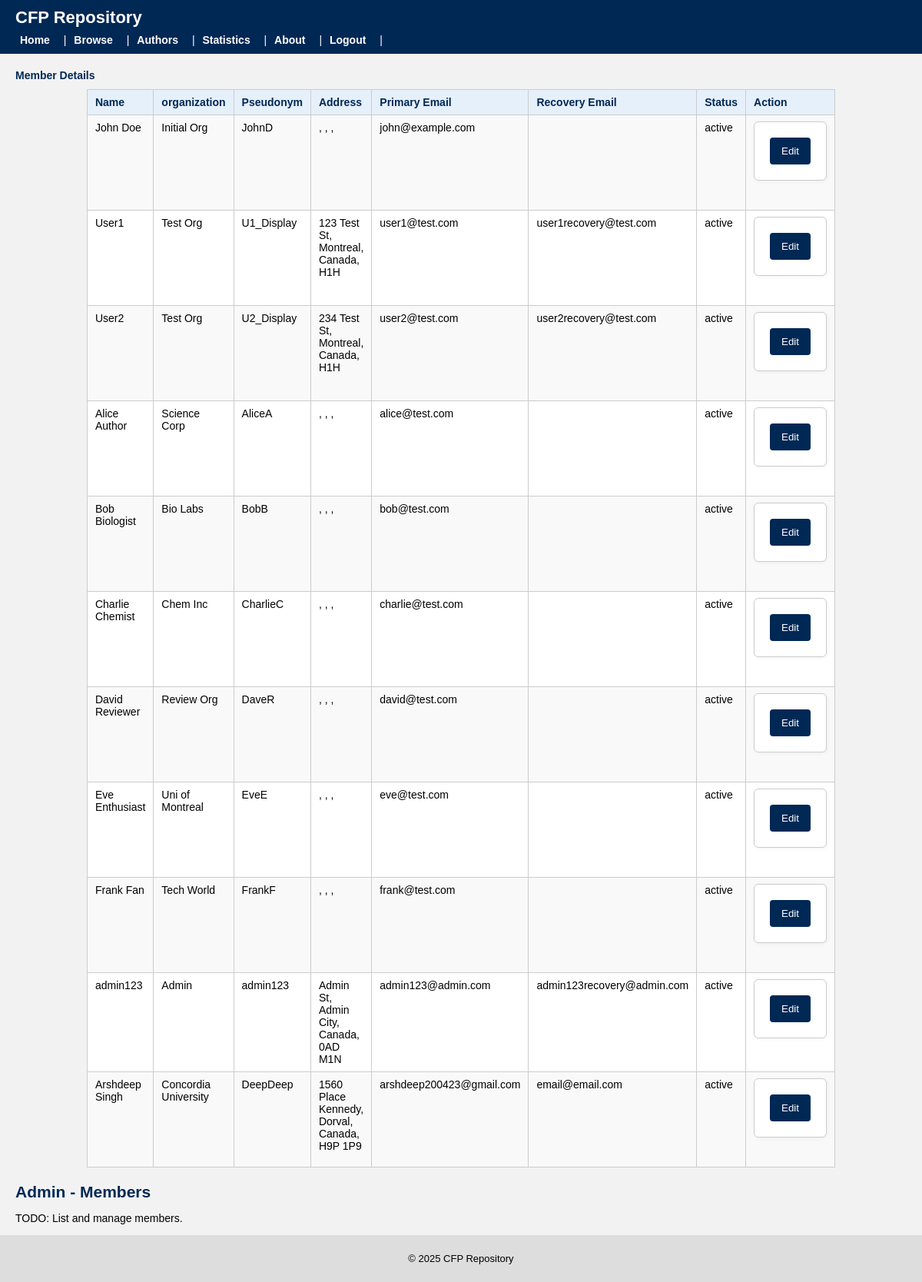
Screenshot of /admin_members.php (signed in) with the database file from the repository.
### tables this page shows
CREATE TABLE `member` (
  `member_id` int(11) NOT NULL,
  `name` varchar(100) NOT NULL,
  `organization` varchar(100) NOT NULL,
  `primary_email` varchar(100) NOT NULL,
  `recovery_email` varchar(100) DEFAULT NULL,
  `password_hash` varchar(255) NOT NULL,
  `pseudonym` varchar(50) NOT NULL,
  `verification_matrix` varchar(255) DEFAULT NULL,
  `matrix_expiry_date` date DEFAULT NULL,
  `join_date` date NOT NULL,
  `status` enum('active','suspended','blacklisted') DEFAULT 'active',
  `download_limit` int(11) DEFAULT NULL,
  `street` varchar(100) DEFAULT NULL,
  `city` varchar(50) DEFAULT NULL,
  `state` varchar(50) DEFAULT NULL,
  `country` varchar(50) DEFAULT NULL,
  `postal_code` varchar(20) DEFAULT NULL,
  `introduced_by` int(11) DEFAULT NULL
);

### admin_members.php (the view, shortened to what this page needs)
<?php
require 'db.php';
include 'header.php';
if (isset($_SESSION['member_id'])) {
    $sql_member_details = "SELECT *
                           FROM member";
    $result_member_details = mysqli_query($conn, $sql_member_details);
    echo '
    <h4>Member Details</h4>
        <table border="1">
            <tr>
                <th>Name</th>
                <th>organization</th>
                <th>Pseudonym</th>
                <th>Address</th>
                <th>Primary Email</th>
                <th>Recovery Email</th>
                <th>Status</th>
                <th>Action</th>
            </tr>
    ';
    while ($row = mysqli_fetch_assoc($result_member_details)) {
        echo '
            <tr>
                <td>' . htmlspecialchars($row['name']) . '</td>
                <td>' . htmlspecialchars($row['organization']) . '</td>
                <td>' . htmlspecialchars($row['pseudonym']) . '</td>
                <td>' .
                    htmlspecialchars($row['street']) . ', ' .
                    htmlspecialchars($row['city']) . ', ' .
                    htmlspecialchars($row['country']) . ', ' .
                    htmlspecialchars($row['postal_code']) .
                '</td>
                <td>' . htmlspecialchars($row['primary_email']) . '</td>
                <td>' . htmlspecialchars($row['recovery_email']) . '</td>
                <td>' . htmlspecialchars($row['status']) . '</td>
                <td>
                    <form action="admin_members_edit.php" method="get">
                        <input type="hidden" name="member_id" value="' . (int)$row['member_id'] . '">
                        <input type="hidden" name="name" value="' . htmlspecialchars($row['name'], ENT_QUOTES) . '">
                        <input type="hidden" name="organization" value="' . htmlspecialchars($row['organization'], ENT_QUOTES) . '">
                        <input type="hidden" name="pseudonym" value="' . htmlspecialchars($row['pseudonym'], ENT_QUOTES) . '">
                        <input type="hidden" name="street" value="' . htmlspecialchars($row['street'], ENT_QUOTES) . '">
                        <input type="hidden" name="city" value="' . htmlspecialchars($row['city'], ENT_QUOTES) . '">
                        <input type="hidden" name="country" value="' . htmlspecialchars($row['country'], ENT_QUOTES) . '">
                        <input type="hidden" name="postal_code" value="' . htmlspecialchars($row['postal_code'], ENT_QUOTES) . '">
                        <input type="hidden" name="primary_email" value="' . htmlspecialchars($row['primary_email'], ENT_QUOTES) . '">
                        <input type="hidden" name="recovery_email" value="' . htmlspecialchars($row['recovery_email'], ENT_QUOTES) . '">
                        <input type="hidden" name="status" value="' . htmlspecialchars($row['status'], ENT_QUOTES) . '">
                        <button type="submit">Edit</button>
                    </form>
                </td>
            </tr>';
    }
    echo '</table>';
} else {
    header("Location: login.php");
}
?>
<h2>Admin - Members</h2>
<p>TODO: List and manage members.</p>
<?php include 'footer.php'; ?>

### css/style.css (style rules this page uses)
:root { --primary: #002855; --secondary: #f2f2f2; --accent: #005fa3; --danger: #b30000; }
body { font-family: Arial, Helvetica, sans-serif; font-size: 14px; margin: 0; padding: 0 20px; background-color: var(--secondary); }
h2, h3, h4 { margin-top: 20px; margin-bottom: 10px; color: var(--primary); }
table { border-collapse: collapse; width: 100%; margin: 10px 0 20px 0; background-color: #ffffff; }
th, td { border: 1px solid #cccccc; padding: 8px 10px; text-align: left; vertical-align: top; }
th { background-color: #e6f0fa; font-weight: bold; color: var(--primary); }
tr:nth-child(even) { background-color: #f9f9f9; }
form { max-width: 400px; padding: 20px; background-color: white; border: 1px solid #ccc; border-radius: 6px; box-shadow: 1px 1px 5px rgba(0,0,0,0.05); margin-bottom: 30px; }
button[type="submit"] { background-color: var(--primary); color: white; padding: 10px 15px; border: none; border-radius: 4px; cursor: pointer; }
table { border-collapse: collapse; width: 80%; max-width: 900px; margin: 10px auto 20px; background-color: #ffffff; }

### rows the page displays
member: name "John Doe", organization "Initial Org", pseudonym "JohnD", primary_email "john@example.com", status "active"
member: name "User1", organization "Test Org", pseudonym "U1_Display", street "123 Test St", city "Montreal", country "Canada", postal_code "H1H", primary_email "user1@test.com", recovery_email "user1recovery@test.com", status "active"
member: name "User2", organization "Test Org", pseudonym "U2_Display", street "234 Test St", city "Montreal", country "Canada", postal_code "H1H", primary_email "user2@test.com", recovery_email "user2recovery@test.com", status "active"
member: name "Alice Author", organization "Science Corp", pseudonym "AliceA", primary_email "alice@test.com", status "active"
member: name "Bob Biologist", organization "Bio Labs", pseudonym "BobB", primary_email "bob@test.com", status "active"
member: name "Charlie Chemist", organization "Chem Inc", pseudonym "CharlieC", primary_email "charlie@test.com", status "active"
member: name "David Reviewer", organization "Review Org", pseudonym "DaveR", primary_email "david@test.com", status "active"
member: name "Eve Enthusiast", organization "Uni of Montreal", pseudonym "EveE", primary_email "eve@test.com", status "active"
member: name "Frank Fan", organization "Tech World", pseudonym "FrankF", primary_email "frank@test.com", status "active"
member: name "admin123", organization "Admin", pseudonym "admin123", street "Admin St", city "Admin City", country "Canada", postal_code "0AD M1N", primary_email "admin123@admin.com", recovery_email "admin123recovery@admin.com", status "active"
member: name "Arshdeep Singh", organization "Concordia University", pseudonym "DeepDeep", street "1560 Place Kennedy", city "Dorval", country "Canada", postal_code "H9P 1P9", primary_email "arshdeep200423@gmail.com", recovery_email "email@email.com", status "active"
